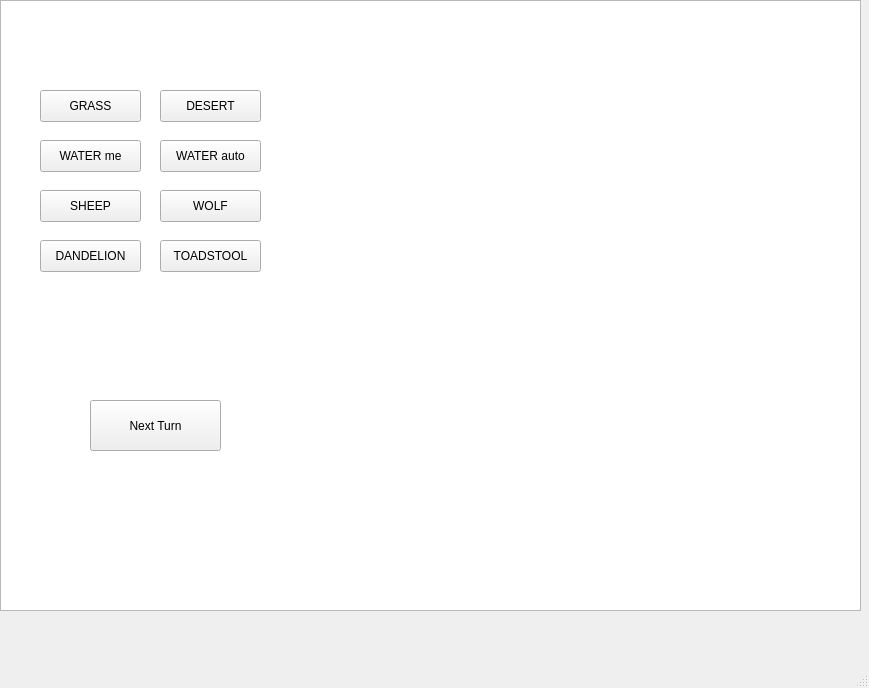
<?xml version="1.0" encoding="UTF-8"?>
<ui version="4.0">
 <class>MainWindow</class>
 <widget class="QMainWindow" name="MainWindow">
  <property name="geometry">
   <rect>
    <x>0</x>
    <y>0</y>
    <width>869</width>
    <height>688</height>
   </rect>
  </property>
  <property name="windowTitle">
   <string>MainWindow</string>
  </property>
  <widget class="QWidget" name="centralwidget">
   <widget class="QGraphicsView" name="graphicsView">
    <property name="geometry">
     <rect>
      <x>0</x>
      <y>0</y>
      <width>861</width>
      <height>611</height>
     </rect>
    </property>
   </widget>
   <widget class="QPushButton" name="grassButton">
    <property name="geometry">
     <rect>
      <x>40</x>
      <y>90</y>
      <width>101</width>
      <height>32</height>
     </rect>
    </property>
    <property name="text">
     <string>GRASS</string>
    </property>
   </widget>
   <widget class="QPushButton" name="desertButton">
    <property name="geometry">
     <rect>
      <x>160</x>
      <y>90</y>
      <width>101</width>
      <height>32</height>
     </rect>
    </property>
    <property name="text">
     <string>DESERT</string>
    </property>
   </widget>
   <widget class="QPushButton" name="waterMeButton">
    <property name="geometry">
     <rect>
      <x>40</x>
      <y>140</y>
      <width>101</width>
      <height>32</height>
     </rect>
    </property>
    <property name="text">
     <string>WATER me</string>
    </property>
   </widget>
   <widget class="QPushButton" name="waterAutoButton">
    <property name="geometry">
     <rect>
      <x>160</x>
      <y>140</y>
      <width>101</width>
      <height>32</height>
     </rect>
    </property>
    <property name="text">
     <string>WATER auto</string>
    </property>
   </widget>
   <widget class="QPushButton" name="nextTurnButton">
    <property name="geometry">
     <rect>
      <x>90</x>
      <y>400</y>
      <width>131</width>
      <height>51</height>
     </rect>
    </property>
    <property name="text">
     <string>Next Turn</string>
    </property>
   </widget>
   <widget class="QPushButton" name="addSheepButton">
    <property name="geometry">
     <rect>
      <x>40</x>
      <y>190</y>
      <width>101</width>
      <height>32</height>
     </rect>
    </property>
    <property name="text">
     <string>SHEEP</string>
    </property>
   </widget>
   <widget class="QPushButton" name="addWolfButton">
    <property name="geometry">
     <rect>
      <x>160</x>
      <y>190</y>
      <width>101</width>
      <height>32</height>
     </rect>
    </property>
    <property name="text">
     <string>WOLF</string>
    </property>
   </widget>
   <widget class="QPushButton" name="addDandelionButton">
    <property name="geometry">
     <rect>
      <x>40</x>
      <y>240</y>
      <width>101</width>
      <height>32</height>
     </rect>
    </property>
    <property name="text">
     <string>DANDELION</string>
    </property>
   </widget>
   <widget class="QPushButton" name="addToadstoolButton">
    <property name="geometry">
     <rect>
      <x>160</x>
      <y>240</y>
      <width>101</width>
      <height>32</height>
     </rect>
    </property>
    <property name="text">
     <string>TOADSTOOL</string>
    </property>
   </widget>
  </widget>
  <widget class="QMenuBar" name="menubar">
   <property name="geometry">
    <rect>
     <x>0</x>
     <y>0</y>
     <width>869</width>
     <height>37</height>
    </rect>
   </property>
  </widget>
  <widget class="QStatusBar" name="statusbar"/>
 </widget>
 <resources/>
 <connections/>
</ui>
